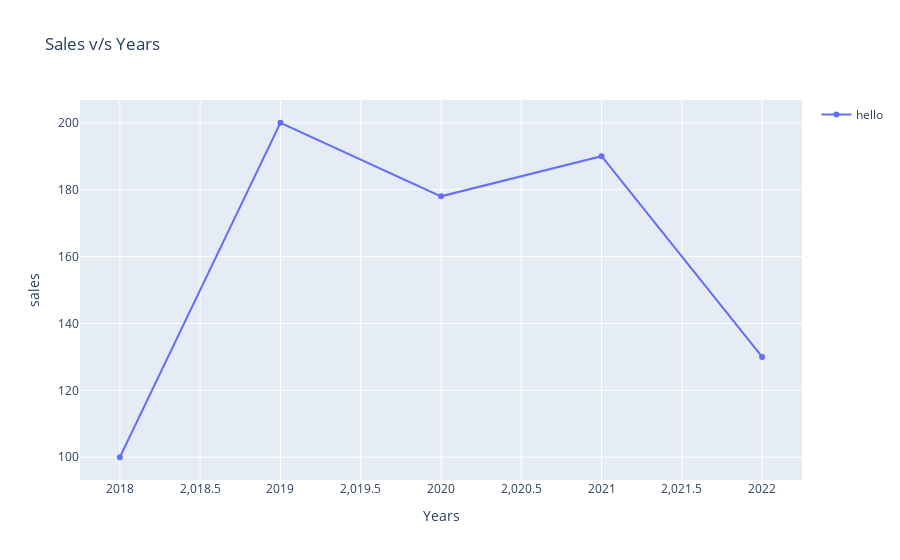

Notebook code cell kept with this figure:
### Code cell
fig=go.Figure(data=go.Scatter(x=years,y=sales,name="hello"))
fig.update_layout(
    title="Sales v/s Years",
    xaxis_title="Years",
    yaxis_title="sales",
   
    showlegend=True
)
fig.show()

### Figure 1 — Plotly figure (JSON) as saved in the notebook; plotly's stock layout.template omitted (floating-point values rounded to 4 significant figures)
{"data": [{"name": "hello", "type": "scatter", "x": [2018, 2019, 2020, 2021, 2022], "y": [100, 200, 178, 190, 130]}], "layout": {"showlegend": true, "title": {"text": "Sales v/s Years"}, "xaxis": {"title": {"text": "Years"}}, "yaxis": {"title": {"text": "sales"}}}}
